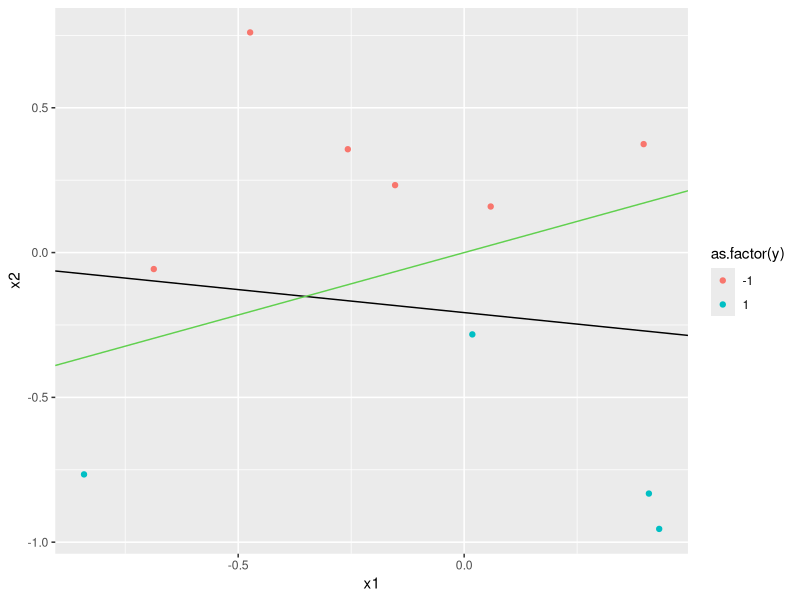

Generate this figure with R: (Note: a time limit stopped this script after it produced the figure.)
############### LINEAR CLASSIFICATION:  THE PERCEPTRON (POCKET) LEARNING ALGORITHM ###############
#
# The Perceptron is a learning algorithm for supervised classification on linearly separable data.  The algorithm
# is implemented as follows:
#
# Given training data, (x1, y1), (x2, y2), ... , (xn, yn);
# Initialize a weight vector, w, of all zeroes.  
# Use this initial hypothesis to classify the data as follows:
#
# h(x) = y_model = sign(t(w) * x)
#
# Randomly pick a misclassified point; sign(t(w) * xn) != yn
# Take the product of xn and yn and use it to update the weight vector
# 
# w = w + xn * yn
#
# Use the updated hypothesis to classify the data; if any points are still misclassified, choose one at random
# and repeat the algorithm until all points are classified correctly.
#
# The Perceptron learning algorithm can be modified to accomodate non-linearly separable data by keeping track
# of the weight vector that produced the best in-sample error and using it as the final set of weights after
# terminating the algorithm at a designated iteration.  This version of PLA is referred to as the Pocket algorithm.
#
# This simulation implements and examines supervised classification via the Perceptron (pocket) learning algorithm.  
# A target function f and a dataset D in d = 2 are created.  X = [-1, 1] x [-1, 1] with uniform probability of picking 
# each x in X.  Each run chooses a random line in the plane as the target function by taking the line passing through 
# two random, uniformly distributed points in [-1, 1] x [-1, 1], where one side of the line maps to +1 and the other 
# maps to -1. The inputs, x_n, of the data set are chosen as random points (uniformly in X), and the target function is 
# evaluated on each x_n to get the corresponding output, y_n. PLA is then be used to learn from this data and 
# the final hypothesis is tested against an independently generated data set.  


## Generates the input data and, if specified, a target function
data.generate <- function(N = 10, limits = c(-1, 1), generateTarget = FALSE){ 
  # generate the points
  x1 <- runif(N, limits[1], limits[2])
  x2 <- runif(N, limits[1], limits[2])
  if (!generateTarget)
    return(data.frame(x1, x2))
  
  # draw a random line in the area (target function)
  point <- runif(2, limits[1], limits[2])
  point2 <- runif(2, limits[1], limits)
  slope <- (point2[2] - point[2]) / (point2[1] - point[1])
  intercept <- point[2] - slope * point[1]
  
  # set up a factor for point classification
  y <- as.numeric(x1 * slope + intercept > x2) * 2 - 1
  
  data <- data.frame(x1,x2,y) # put the training set together
  
  return(list(data = data, slope = slope, intercept = intercept)) # return the values in a list
}  


## Uses the perceptron(pocket) learning algorithm to approximate target functions on simulated data
## Returns a list containing the number of iterations taken by PLA and the out-of-sample error averaged across numTrials
## Plots the target function and final hypothesis of the last trial against training data and against test data
PLA.simulate <- function(N_train = 10, N_test = 1000, numTrials = 1000, maxIterations = Inf, simulation = data.generate) {
  iterations <- numeric(numTrials)    # initialize the iteration and misclassification probability vectors
  E_out <- numeric(numTrials)
  
  # number of times to repeat the experiment is specified by numTrials
  
  for (i in 1:numTrials){
    generated <- simulation(N = N_train, generateTarget = TRUE) # generate points and target function
    input <- as.matrix(cbind(1, generated$data[c(1,2)])) # create the input matrix
    
    w <- c(0,0,0)  # initializing the weight vector
    
    #res <- apply(input,1,function(x) t(w)%*%x)  # multiply transpose of w with each row of input matrix to get initial hypothesis
    res <- as.vector(input %*% w) # equivalent operation
    
    best <- list(sum(sign(res) != generated$data$y)/length(res), w)  # initialize list to keep track of the best in-sample error achieved so far and the weight vector that produced it
    
    k <- 0  # initializing iteration counter
    
    while (any(sign(res) != generated$data$y) && k < maxIterations) # as long as any of the elements of res do not match the true output, y, and the iterations threshold has not been reached
                                                                    # the PLA algorithm continues to iterate  
    {                                           
      misclassified <- which(sign(res) != generated$data$y)  # get the indices of the points for which hypothesis is wrong
      ifelse (length(misclassified) == 1, n <- misclassified, n <- sample(misclassified,1))  # randomly choose one of these points
      w <- w + generated$data$y[n]*input[n, ]                # update the weights
      res <- apply(input, 1, function(x) t(w)%*%x)           # use new weights to update the hypothesis function
      e_in <- sum(sign(res) != generated$data$y)/length(res) # calculate in-sample error
      if (e_in < best[[1]]) {
        best <- list(e_in, w) # if a the current weight vector is better than the previous best, store it
      }
      k <- k+1          # increment iteration count
    }
    
    w <- best[[2]]      # select the best weight vector discovered by the algorithm
    
    iterations[i] <- k  # store the number of iterations needed in this run
    
    new.data <- simulation(N_test)  # generating the test points in order to examine out-of-sample performance
    f <- as.numeric(new.data$x1 * generated$slope + generated$intercept > new.data$x2) * 2 - 1  # classify points according to the target function f
    g <- as.numeric(new.data$x1 * (-w[2]/w[3]) - w[1]/w[3] > new.data$x2) * 2 - 1    # classify points according to the hypothesized function g, using the 
                                                                                     # final weights provided by PLA            
    
    E_out[i] <- sum(f != g)/N_test  # store the misclassification error from this run
  }
  
  # Plot the points and f and g functions from the last iteration (purely illustrative purposes)
  
  library(ggplot2)
  
  plot1 <- qplot(x1,x2,col= as.factor(y), data = generated$data) + geom_abline(intercept = generated$intercept, slope = generated$slope) +
    geom_abline(intercept = -w[1]/w[3], slope = -w[2]/w[3], col=3)
  
  print(plot1)
  
  # final results: average number of iterations and estimated misclassification probabilities
  list(num_iterations = mean(iterations), E_out = mean(E_out)) 
}

set.seed(10111)
PLA.simulate(10)  # Problems 7 & 8

PLA.simulate(100) # Problems 9 & 10
